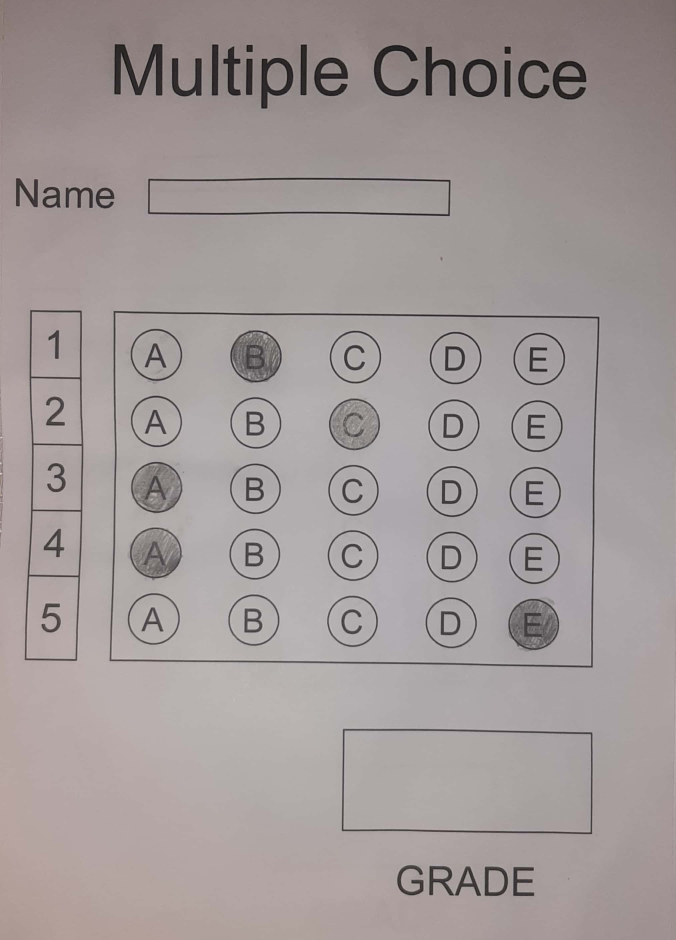
#> input picture images/img5_1.jpg, 2028 x 2820 px (shown at 1/3 size)
$ jupyter execute main.ipynb
#> lines starting #> are read from the running program, lines starting #| are printed output that depends on the picture; after the words box and inside, x2 and y2 are one past the last pixel; in counts of white or black regions, pixels touching at a corner belong together
# <font color='orange'>1. Import Libraries</font>

[cell 1]
import cv2
import numpy as np
import matplotlib.pyplot as plt

# <font color='orange'>2. Helper functions</font>

[cell 2]
def imread(img_path):
#> called with img_path = 'images/img5_1.jpg'
    img = cv2.imread(img_path)
#> img is the input picture: shape (2820, 2028, 3); mean B, G, R 152.7, 153.3, 161.8
    img = cv2.cvtColor(img, cv2.COLOR_BGR2RGB)
    return img

def imshow(img, figsize=(5, 5)):
    plt.figure(figsize=figsize)
    plt.xticks([])
    plt.yticks([])
    plt.imshow(img, cmap='gray')
    plt.show()

def rgb2bin(img_rgb):
    img_gray = cv2.cvtColor(img_rgb, cv2.COLOR_RGB2GRAY)
    blured_image = cv2.GaussianBlur(img_gray,(5,5), 1)
    canny_image = cv2.Canny(blured_image, 10, 50)
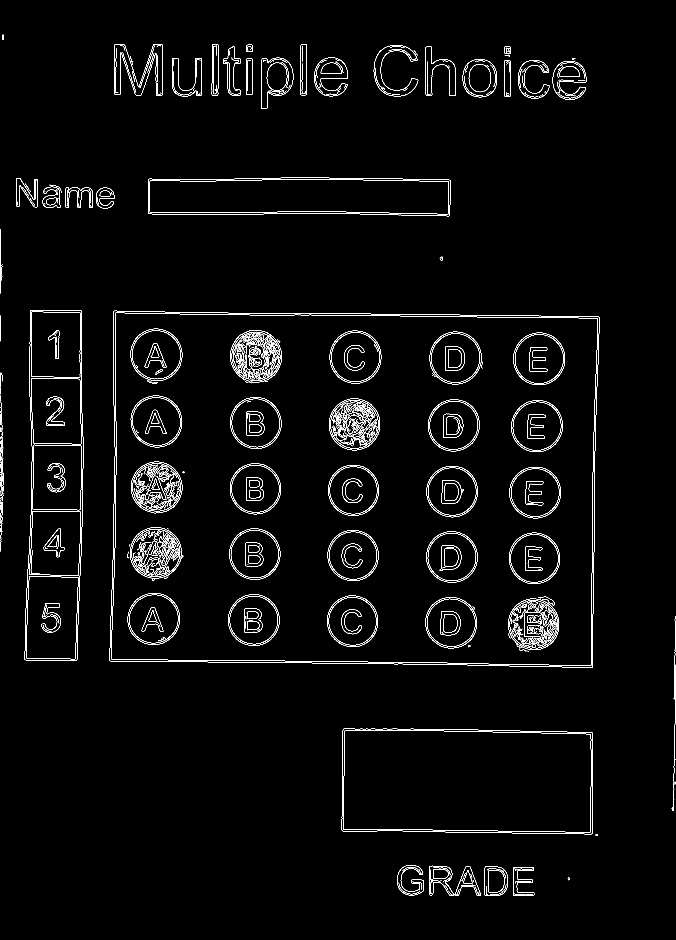
#> canny_image: shape (2820, 2028) (shown at 1/3 size); 1.7% white in thin lines or dots
    t, img_bin = cv2.threshold(
        canny_image, 150, 255,cv2.THRESH_BINARY
    )
    return img_bin

def best_contours(img_rgb):
    img_bin = rgb2bin(img_rgb)
    contours, h = cv2.findContours(
        img_bin, cv2.RETR_EXTERNAL, cv2.CHAIN_APPROX_NONE
    )
    best_contours = sorted(contours, key=cv2.contourArea, reverse=True)
    return best_contours

def find_contours(original_image, binary_image, index=-1, color=(255, 0, 0), thickness=10):
#> called with index = -1, color = (0, 255, 0), thickness = 10
    contours, hierarchy = cv2.findContours(binary_image, cv2.RETR_EXTERNAL, cv2.CHAIN_APPROX_NONE)
#> contours = 132 contours, 99 with area under 20; largest, box (x1, y1, x2, y2) and area: (329, 932, 1798, 2003) 1516928, (1025, 2186, 1778, 2503) 229757, (74, 930, 250, 1983) 163140, (444, 533, 1352, 649) 96910, (1388, 177, 1491, 292) 9480
    img_copy = original_image.copy()
    cv2.drawContours(img_copy, contours, index, color, thickness)
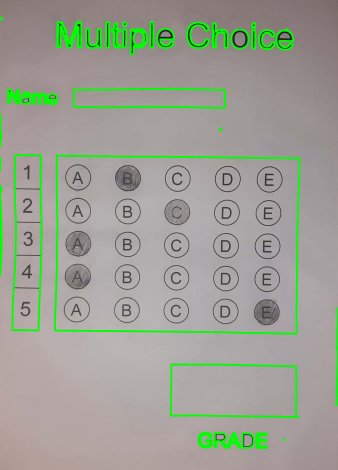
#> img_copy: shape (2820, 2028, 3) (shown at 1/6 size); mean R, G, B 156.4, 160.3, 147.7
    imshow(img_copy)

def get_corner_points(contour):
    peri = cv2.arcLength(contour, True)
    approx = cv2.approxPolyDP(contour, 0.02* peri, True)
    return approx

# <font color='orange'>3. Read image</font>

[cell 3]
image_path = 'images/img5_1.jpg'          # Path of image
width_image = 1000                       # Width of image
height_image = 1000                      # Height of image
questions = 5
choices = 5

answers = [1, 1, 0, 0, 1]

[cell 4]
original_image = imread(image_path)          # Read image
resized_image = cv2.resize(original_image,
                           (width_image,height_image))      # Resize image

imshow(resized_image)     # Show original image

# <font color='orange'>4. Preprocessing</font>

- Convert image to binary.
- Find contours

[cell 5]
bin_image = rgb2bin(original_image)
imshow(bin_image)

[cell 6]
find_contours(original_image, binary_image=bin_image, color=(0, 255, 0))

[cell 7]
biggest_contours = best_contours(original_image)
#> in best_contours, `contours, h = cv2.findContours( img_bin, cv2.RETR_EXTERNAL, cv2.CHAIN_..`: h = 132 rows, first 6: [1, -1, -1, -1], [2, 0, -1, -1], [3, 1, -1, -1], [4, 2, -1, -1], [5, 3, -1, -1], [6, 4, -1, -1]
#> in best_contours, `best_contours = sorted(contours, key=cv2.contourArea, reverse=True)`: best_contours has the same summary as contours in find_contours
#> biggest_contours has the same summary as contours in find_contours
print(f"First contour: {len(biggest_contours[0])}, Second contour: {len(biggest_contours[1])}")
#| First contour: 5003, Second contour: 2106

[cell 8]
answer_contour, grade_contour = get_corner_points(biggest_contours[0]), get_corner_points(biggest_contours[1])
#> in get_corner_points, `peri = cv2.arcLength(contour, True)`: peri = 5057.3
#> in get_corner_points, `approx = cv2.approxPolyDP(contour, 0.02* peri, True)`: approx = [[341, 933], [329, 1982], [1777, 2001], [1796, 950]]
#> answer_contour has the same summary as approx in get_corner_points; grade_contour = [[1029, 2187], [1028, 2493], [1776, 2501], [1776, 2197]]
answer_contour, grade_contour
#> Out = 2 contours; box (x1, y1, x2, y2) and area: (329, 933, 1797, 2002) 1524354, (1028, 2187, 1777, 2502) 227992

[cell 9]
copy_image_for_answer = original_image.copy()
imshow(cv2.drawContours(copy_image_for_answer, answer_contour, -1, (0, 255,0), 50))
print('*'*50)
copy_image_for_grade = original_image.copy()
imshow(cv2.drawContours(copy_image_for_grade, grade_contour, -1, (0, 255,0), 50))
#> in imshow (call 5), `plt.show()`:
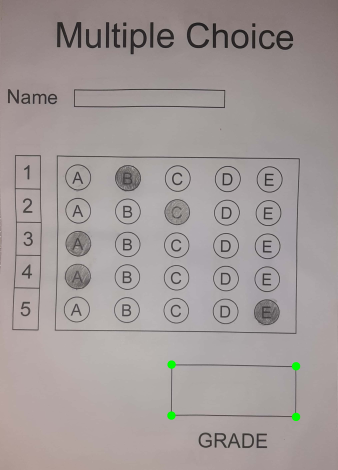
#> shown: shape (2820, 2028, 3) (shown at 1/6 size); mean R, G, B 161.6, 153.5, 152.5

## Reorder function
- This function used for reordering each point to know which point is orgin and which is top left and so on.

[cell 10]
answer_contour.shape

-> as we show ths shape is (4, 1, 2) which means that there is `4 rows` each row has `2 columns`, we don't need to 1.

we must reshape this to (4, 2)

[cell 11]
def reorderPoints(points):
    points = points.reshape((4,2))
#> points has the same summary as approx in get_corner_points
    new_points = np.zeros((4,1,2), np.int32)
    summation = points.sum(1)
#> summation = [1274, 2311, 3778, 2746]
    # print(points)
    print(summation)
#| [1274 2311 3778 2746]
    new_points[0] = points[np.argmin(summation)]    # [0, 0]
    new_points[3] = points[np.argmax(summation)]    # [w, h]
    different = np.diff(points, axis=1)
#> different = [592, 1653, 224, -846]
    new_points[1] = points[np.argmin(different)]    # [w, 0]
    new_points[2] = points[np.argmax(different)]    # [0, h]
    # print(different)
    return new_points

[cell 12]
answer_contour, grade_contour = reorderPoints(answer_contour), reorderPoints(grade_contour)
#| [3216 3521 4277 3973]
#> answer_contour = [[341, 933], [1796, 950], [329, 1982], [1777, 2001]]; grade_contour = [[1029, 2187], [1776, 2197], [1028, 2493], [1776, 2501]]
answer_contour, grade_contour
#> Out = 2 contours; box (x1, y1, x2, y2) and area: (329, 933, 1797, 2002) 3660, (1028, 2187, 1777, 2502) 152

# <font color='orange'>5. Extract answer part </font>

## find answer part from an image by using coordinates
- First, must get 2 points and make matrix

[cell 13]
point_answer1 = np.float32(answer_contour) # Point for source image
#> point_answer1 has the same summary as answer_contour
point_answer2 = np.float32([[0, 0], [width_image, 0], [0, height_image], [width_image, height_image]]) # Point for destination

matrix_answer = cv2.getPerspectiveTransform(point_answer1, point_answer2) # Matrix that map source image to destination image
#> matrix_answer = [[0.686, 0.00785, -241.2], [-0.011, 0.945, -878], [1.42e-06, -4.53e-06, 1]]
image_answer_display = cv2.warpPerspective(original_image, matrix_answer,(width_image, height_image)) # applies the perspective transformation to the original image using the computed transformation matrix
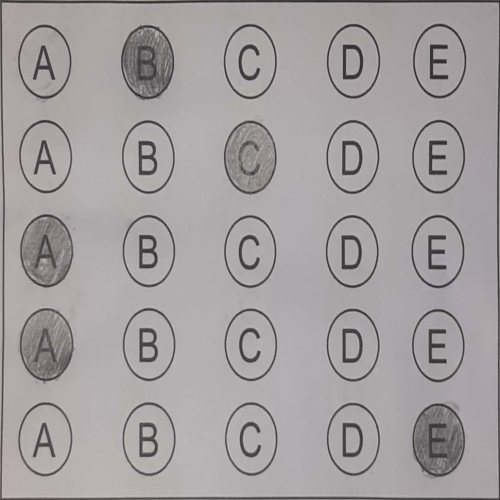
#> image_answer_display: shape (1000, 1000, 3) (shown at 1/2 size); mean R, G, B 163.3, 158.6, 159.5
imshow(image_answer_display)

## Now, find grade part from an image by using coordinates

[cell 14]
point_grade1 = np.float32(grade_contour)
#> point_grade1 has the same summary as grade_contour
point_grade2 = np.float32([[0, 0], [400, 0], [0, 200], [400, 200]])

matrix_grade = cv2.getPerspectiveTransform(point_grade1, point_grade2)
#> matrix_grade = [[0.532, 0.00174, -551.4], [-0.00876, 0.655, -1422.8], [-8.86e-06, 4.35e-06, 1]]
image_grade_display = cv2.warpPerspective(original_image, matrix_grade,(300, 180))
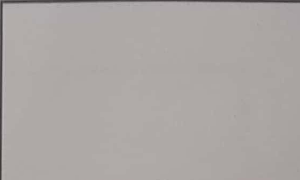
#> image_grade_display: shape (180, 300, 3); mean R, G, B 171.3, 166.3, 163.7
imshow(image_grade_display)

# <font color='orange'>6. Check answer</font>

- At first, we must get threshold of an image

[cell 15]
image_answer_bin = rgb2bin(image_answer_display)
#> in rgb2bin (call 3), `canny_image = cv2.Canny(blured_image, 10, 50)`:
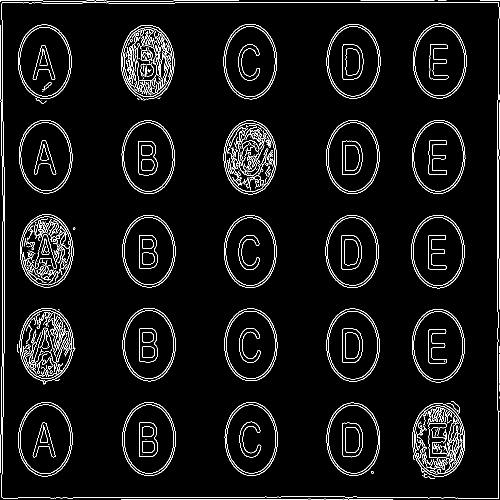
#> canny_image: shape (1000, 1000) (shown at 1/2 size); 4.7% white in thin lines or dots
imshow(image_answer_bin)

+ Now, i need to crop each letter from this image

[cell 16]
image_answer_bin.shape

[cell 17]
def split_letters(image_answer):
    letters = []
    rows = image_answer.shape[0]
    multiple = (rows + questions - 1) // questions * questions

    # Resize the image to have a number of rows that is divisible by questions
    image_answer_resized = cv2.resize(image_answer, (image_answer.shape[1], multiple))

    # Split the resized image into rows
    rows = np.vsplit(image_answer_resized, questions)
#> rows = 5 items
    # imshow(rows[0])     # To show Row

    for row in rows:
        cols = np.hsplit(row, choices)
        for col in cols:
            letters.append(col)
#> this loop made 5 passes
#> after the loop, letters = 25 items
    return letters

[cell 18]
letters = split_letters(image_answer_bin)
#> letters = 25 items
imshow(letters[2])
#> in imshow (call 9), `plt.show()`:
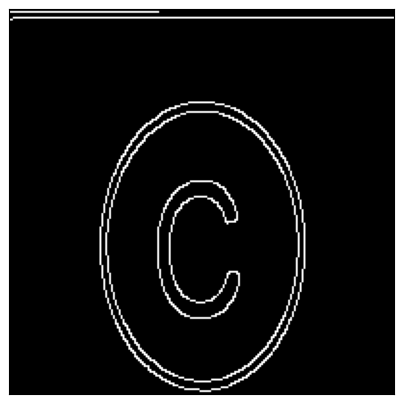
#> figure drawn by matplotlib, 1 panel

How i now marked image
1. from binary image i count number of non zero values.
2. if this answer is marked so it has a high of non zero values, because it white.

Show this example

[cell 19]
cv2.countNonZero(letters[0]), cv2.countNonZero(letters[1])
#> Out = (2008, 3903)

From these result
- letter[0] `A` is not marked.
- letter[1] `B` is marked.

[cell 20]
# Now i create array with the same size of an image

new_image_value = np.zeros((questions, choices))
row_counter = 0
column_counter = 0

for letter in letters:
    value_pixel = cv2.countNonZero(letter)

    new_image_value[row_counter, column_counter] = value_pixel
    column_counter += 1
    if column_counter == choices : row_counter +=1 ; column_counter = 0
#> this loop made 25 passes
#> value_pixel on passes 1 to 8: 2008, 3903, 1508, 1538, 1743, 1613, 1267, 3184
#> after the loop, column_counter = 0; new_image_value = [[2008, 3903, 1508, 1538, 1743], [1613, 1267, 3184, 1244, 1595], [3437, 1246, 1195, 1230, 1604], [3481, 1256, 1209, 1236, 1512], [1754, 1632, 1613, 1644, 3630]]; row_counter = 5

print(new_image_value)
#| [[2008. 3903. 1508. 1538. 1743.]
#|  [1613. 1267. 3184. 1244. 1595.]
#|  [3437. 1246. 1195. 1230. 1604.]
#|  [3481. 1256. 1209. 1236. 1512.]
#|  [1754. 1632. 1613. 1644. 3630.]]

Now, i need to find index of each maximum value

[cell 21]
answer_index = []

for x in range(0, questions):
    temp = new_image_value[x]
    index_value = np.where(temp == np.amax(temp))
    # print(index_value[0][0])
    answer_index.append(index_value[0][0])
#> this loop made 5 passes
#> (temp, index_value) on passes 1 to 5: ([2008, 3903, 1508, 1538, 1743], ([1],)), ([1613, 1267, 3184, 1244, 1595], ([2],)), ([3437, 1246, 1195, 1230, 1604], ([0],)), ([3481, 1256, 1209, 1236, 1512], ([0],)), ([1754, 1632, 1613, 1644, 3630], ([4],))
#> after the loop, answer_index = [1, 2, 0, 0, 4]

answer_index
#> Out = [1, 2, 0, 0, 4]

# <font color='orange'>7. Grading</font>

[cell 22]
grading = []

for x in range(0, questions):
    if answers[x] == answer_index[x]:
        grading.append(1)
    else:
        grading.append(0)
#> after the loop, grading = [1, 0, 1, 1, 0]

grading
#> Out = [1, 0, 1, 1, 0]

[cell 23]
final_score = (sum(grading) / questions) * 100
#> final_score = 60
final_score
#> Out = 60

[cell 24]
def show_answers(image, answer_index, grading, answers, questions, choices):
#> called with questions = 5, choices = 5
    width_sec = int(image.shape[1] / choices)
    height_sec = int(image.shape[0] / questions)

    for x in range(0, questions):
        my_answer = answer_index[x]
        cx = (my_answer * width_sec) + width_sec //2
        cy = (x * height_sec) + height_sec //2

        if grading[x] == 1:
            my_color = (0, 255, 0)
        else:
            my_color = (255, 0, 0)
            correct_answer = answers[x]
            cv2.circle(image, ((correct_answer * width_sec) + width_sec // 2, (x * height_sec) + height_sec // 2), 30,
                       (255, 255, 0), cv2.FILLED)
        cv2.circle(image, (cx, cy), 50, my_color, cv2.FILLED)
#> this loop made 5 passes
#> (my_answer, cx) on passes 1 to 5: (1, 300), (2, 500), (0, 100), (0, 100), (4, 900)
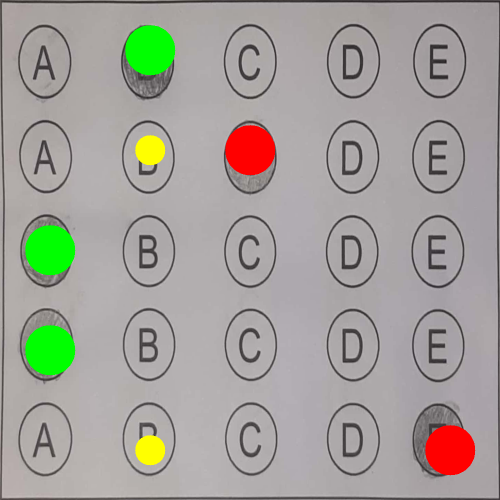
#> image: shape (1000, 1000, 3) (shown at 1/2 size); mean R, G, B 163, 160.5, 154
    return image

image_result = image_answer_display.copy()
image_result = show_answers(image_result, answer_index, grading, answers, questions, choices)
imshow(image_result)

[cell 25]
image_row_drawing = np.zeros_like(image_result)
image_row_drawing = show_answers(image_row_drawing, answer_index, grading, answers, questions, choices)
#> call 2 of show_answers, with questions = 5, choices = 5
#> the loop in show_answers (call 2), `for x in range(0, questions):` made 5 passes
#> after the loop in show_answers (call 2), `for x in range(0, questions):`:
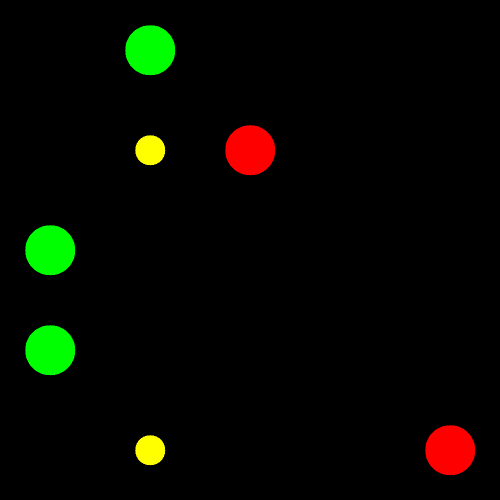
#> image: shape (1000, 1000, 3) (shown at 1/2 size); mean R, G, B 5.4, 7.4, 0
imshow(image_row_drawing)

[cell 26]
# Invert the perspective transformation matrix
inverse_matrix_answer = np.linalg.inv(matrix_answer)
#> inverse_matrix_answer = [[1.46, -0.0105, 342.3], [0.0152, 1.06, 936.5], [-2e-06, 4.83e-06, 1]]

# Apply the inverse perspective transformation to bring the image back to its original position
original_image_restored = cv2.warpPerspective(image_row_drawing, inverse_matrix_answer, (original_image.shape[1], original_image.shape[0]))
imshow(original_image_restored)

[cell 27]
image_row_grading = np.zeros_like(image_grade_display)
cv2.putText(image_row_grading, str(int(final_score)) + '%', (50, 100), cv2.FONT_HERSHEY_COMPLEX, 3, (0, 255, 255), 3)
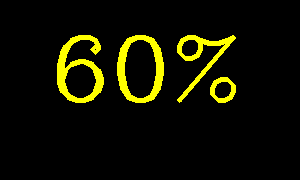
#> image_row_grading: shape (180, 300, 3); mean of channels 0, 1, 2 0, 16.9, 16.9; drawn as B, G, R

imshow(image_row_grading)

[cell 28]
# Invert the perspective transformation matrix
inverse_matrix_grade = np.linalg.inv(matrix_grade)
#> inverse_matrix_grade = [[1.9, -0.0119, 1028.6], [0.0613, 1.51, 2186.1], [1.65e-05, -6.68e-06, 1]]

# Apply the inverse perspective transformation to bring the image back to its original position
original_grade_restored = cv2.warpPerspective(image_row_grading, inverse_matrix_grade, (original_image.shape[1], original_image.shape[0]))
imshow(original_grade_restored)

[cell 29]
final_image = original_image.copy()

final_image = cv2.addWeighted(final_image,1, original_image_restored, 1, 0)
final_image = cv2.addWeighted(final_image,1, original_grade_restored, 1, 0)
imshow(final_image)
